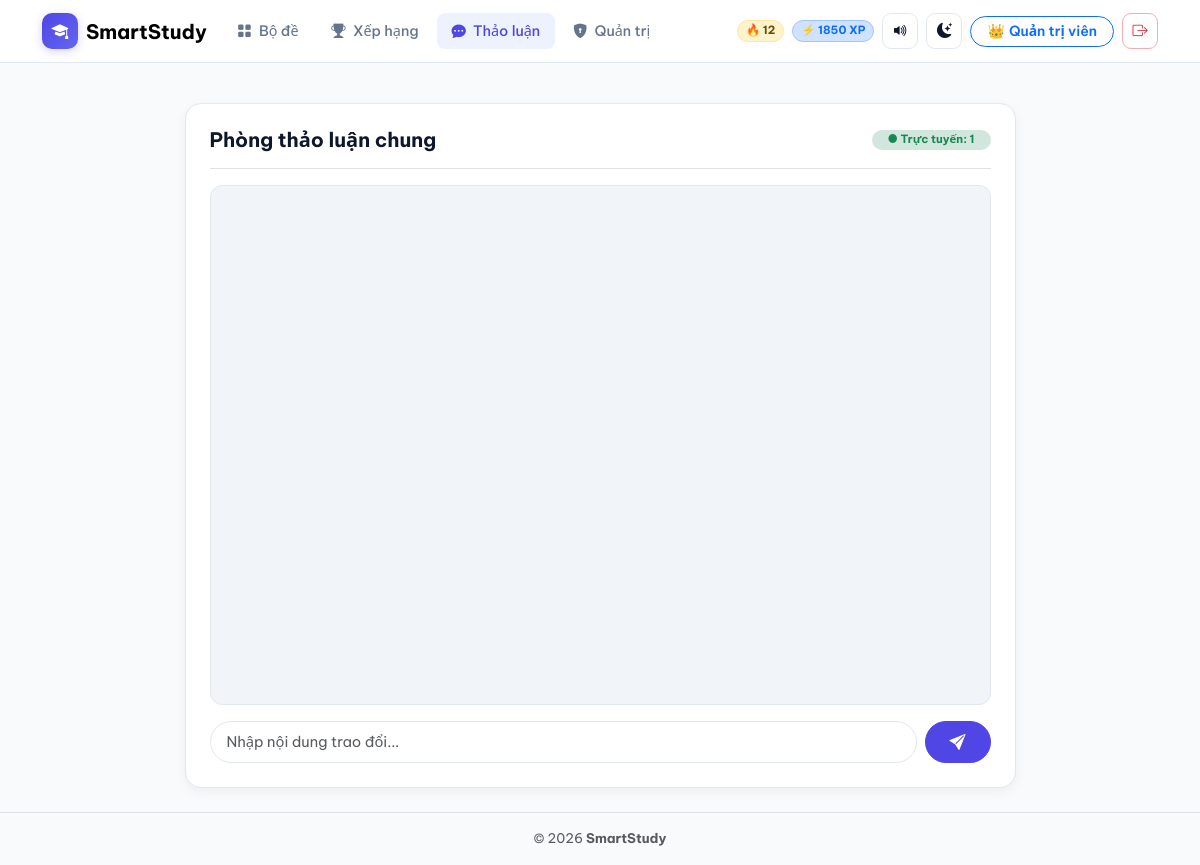
The page /chat (signed in) on the database its author committed.
### models.py (models this page shows, shortened)
class User(UserMixin, db.Model):
    __tablename__ = "users"
    id = db.Column(db.Integer, primary_key=True)
    username = db.Column(db.String(50), unique=True, nullable=False, index=True)
    display_name = db.Column(db.String(80), nullable=False)
    password_hash = db.Column(db.String(256), nullable=False)
    avatar = db.Column(db.String(120), default="🎓")
    role = db.Column(db.String(20), default="user")  # 'user' hoặc 'admin'
    xp = db.Column(db.Integer, default=0)
    streak_days = db.Column(db.Integer, default=0)
    last_study_date = db.Column(db.Date, nullable=True)
    daily_goal = db.Column(db.Integer, default=10)
    questions_done_today = db.Column(db.Integer, default=0)
    total_questions_answered = db.Column(db.Integer, default=0)
    created_at = db.Column(db.DateTime, default=datetime.utcnow)
    attempts = db.relationship("QuizAttempt", backref="user", lazy="dynamic", cascade="all, delete-orphan")
    wrong_questions = db.relationship("WrongQuestion", backref="user", lazy="dynamic", cascade="all, delete-orphan")
    bookmarks = db.relationship("Bookmark", backref="user", lazy="dynamic", cascade="all, delete-orphan")
    badges = db.relationship("UserBadge", backref="user", lazy="dynamic", cascade="all, delete-orphan")
    reviews = db.relationship("Review", backref="user", lazy="dynamic", cascade="all, delete-orphan")
    reports = db.relationship("QuestionReport", backref="user", lazy="dynamic", cascade="all, delete-orphan")
    messages = db.relationship("ChatMessage", backref="user", lazy="dynamic", cascade="all, delete-orphan")

### routes/main.py (the view)
@main_bp.route("/chat")
def chat():
    messages = (
        ChatMessage.query.order_by(ChatMessage.created_at.desc())
        .limit(100)
        .all()
    )
    messages.reverse()
    return render_template("chat.html", messages=messages)

### app.py (called while the page is built)
@login_manager.user_loader
def load_user(user_id):
    return db.session.get(User, int(user_id))

### templates/chat.html (shortened to what this page needs)
{% extends "base.html" %}
{% block content %}
<div class="row justify-content-center">
    <div class="col-lg-9">
        <div class="card-smart p-3 p-md-4">
            <div class="d-flex justify-content-between align-items-center pb-3 mb-3 border-bottom">
                <div>
                    <h1 class="h5 fw-bold mb-0">Phòng thảo luận chung</h1>
                </div>
                <span class="badge bg-success-subtle text-success rounded-pill px-3 py-1">
                    ● Trực tuyến: <span id="onlineCountText">1</span>
                </span>
            </div>
            <div class="chat-box mb-3" id="chatMessagesBox">
            </div>
            {% if current_user.is_authenticated %}
            <form id="chatForm" class="d-flex gap-2">
                <input type="text" id="chatInput" class="form-control rounded-pill px-3"
                       maxlength="300" placeholder="Nhập nội dung trao đổi..." required>
                <button type="submit" class="btn btn-primary rounded-pill px-4 fw-semibold flex-shrink-0">
                    <i class="bi bi-send-fill"></i>
                </button>
            </form>
            {% else %}
            <div class="alert alert-warning rounded-3 mb-0 py-2 text-center small">
                Vui lòng <a href="{{ url_for('auth.login') }}" class="fw-bold">Đăng nhập</a> để tham gia thảo luận.
            </div>
            {% endif %}
        </div>
    </div>
</div>
{% endblock %}

### templates/base.html (shortened to what this page needs)
<!DOCTYPE html>
<html lang="vi" data-bs-theme="light">
<head>
    <link href="https://cdn.jsdelivr.net/npm/bootstrap@5.3.3/dist/css/bootstrap.min.css" rel="stylesheet">
    <link href="https://cdn.jsdelivr.net/npm/bootstrap-icons@1.11.3/font/bootstrap-icons.min.css" rel="stylesheet">
    <link rel="stylesheet" href="{{ url_for('static', filename='css/style.css') }}">
</head>
<body>
    <nav class="navbar navbar-expand-lg navbar-smart sticky-top py-2">
        <div class="container">
            <a class="navbar-brand fw-bold d-flex align-items-center gap-2 m-0" href="{{ url_for('main.index') }}">
                <span class="brand-logo"><i class="bi bi-mortarboard-fill"></i></span>
                <span>SmartStudy</span>
            </a>
            <div class="collapse navbar-collapse d-none d-lg-flex ms-3" id="mainNavbar">
                <ul class="navbar-nav me-auto gap-1">
                    <li class="nav-item">
                        <a class="nav-link nav-pill-link {% if request.endpoint == 'main.index' or 'quiz.' in (request.endpoint or '') %}active{% endif %}" href="{{ url_for('main.index') }}">
                            <i class="bi bi-grid-fill"></i> Bộ đề
                        </a>
                    </li>
                    <li class="nav-item">
                        <a class="nav-link nav-pill-link {% if request.endpoint == 'main.leaderboard' %}active{% endif %}" href="{{ url_for('main.leaderboard') }}">
                            <i class="bi bi-trophy-fill"></i> Xếp hạng
                        </a>
                    </li>
                    <li class="nav-item">
                        <a class="nav-link nav-pill-link {% if request.endpoint == 'main.chat' %}active{% endif %}" href="{{ url_for('main.chat') }}">
                            <i class="bi bi-chat-dots-fill"></i> Thảo luận
                        </a>
                    </li>
                    {% if current_user.is_authenticated and current_user.role == 'admin' %}
                    <li class="nav-item">
                        <a class="nav-link nav-pill-link {% if 'admin.' in (request.endpoint or '') %}active{% endif %}" href="{{ url_for('admin.dashboard') }}">
                            <i class="bi bi-shield-lock-fill"></i> Quản trị
                        </a>
                    </li>
                    {% endif %}
                </ul>
            </div>
            <div class="d-flex align-items-center gap-2 ms-auto">
                {% if current_user.is_authenticated %}
                <span class="badge bg-warning-subtle text-warning-emphasis border border-warning-subtle rounded-pill px-2 py-1 d-none d-sm-inline-flex align-items-center gap-1" title="Chuỗi ngày học">
                    🔥 {{ current_user.streak_days }}
                </span>
                <span class="badge bg-primary-subtle text-primary border border-primary-subtle rounded-pill px-2 py-1 d-inline-flex align-items-center gap-1" title="Điểm kinh nghiệm">
                    ⚡ {{ current_user.xp }} XP
                </span>
                {% endif %}
                <button id="soundToggleBtn" type="button" class="icon-btn" title="Bật/Tắt âm thanh">
                </button>
                <button id="themeToggleBtn" type="button" class="icon-btn" title="Giao diện Sáng/Tối">
                    <i id="themeToggleIcon" class="bi bi-moon-stars-fill"></i>
                </button>
                {% if current_user.is_authenticated %}
                <a href="{{ url_for('main.profile') }}" class="btn btn-sm btn-outline-primary rounded-pill fw-semibold d-none d-md-inline-flex align-items-center gap-1 px-3">
                    <span>{{ current_user.avatar }}</span>
                    <span>{{ current_user.display_name }}</span>
                </a>
                <a href="{{ url_for('auth.logout') }}" class="icon-btn text-danger border-danger-subtle" title="Đăng xuất">
                    <i class="bi bi-box-arrow-right"></i>
                </a>
                {% else %}
                <a href="{{ url_for('auth.login') }}" class="btn btn-sm btn-outline-primary rounded-pill px-3 fw-medium">Đăng nhập</a>
                <a href="{{ url_for('auth.register') }}" class="btn btn-sm btn-primary rounded-pill px-3 fw-medium d-none d-sm-inline-block">Đăng ký</a>
                {% endif %}
            </div>
        </div>
    </nav>
    <main class="container my-3 my-md-4 flex-grow-1">
        {% block content %}{% endblock %}
    </main>
    <footer class="py-3 mt-auto border-top text-center text-muted small desktop-footer">
        <div class="container">
            <span>© 2026 <strong>SmartStudy</strong></span>
        </div>
    </footer>
</body>
</html>

### static/css/style.css (style rules this page uses)
:root { --bg-body: #f8fafc; --bg-card: #ffffff; --bg-subtle: #eef2ff; --bg-muted: #f1f5f9; --text-main: #0f172a; --text-muted: #64748b; --border-color: #e2e8f0; --primary: #4f46e5; --primary-hover: #4338ca; --success-soft: #ecfdf5; --danger-soft: #fef2f2; --warning-soft: #fffbeb; --shadow-xs: 0 1px 2px rgba(15, 23, 42, 0.04); --shadow-sm: 0 4px 12px rgba(15, 23, 42, 0.05); --shadow-md: 0 10px 25px rgba(15, 23, 42, 0.08); --radius-md: 12px; --radius-lg: 16px; --bottom-nav-h: 64px; }
* { -webkit-tap-highlight-color: transparent; }
body { font-family: 'Be Vietnam Pro', system-ui, -apple-system, sans-serif; background-color: var(--bg-body); color: var(--text-main); min-height: 100vh; display: flex; flex-direction: column; font-size: 0.95rem; line-height: 1.55; transition: background-color 0.2s ease, color 0.2s ease; }
.navbar-smart { background-color: rgba(255, 255, 255, 0.9); backdrop-filter: blur(12px); -webkit-backdrop-filter: blur(12px); border-bottom: 1px solid var(--border-color); }
.brand-logo { width: 36px; height: 36px; border-radius: 10px; background: linear-gradient(135deg, var(--primary), #6366f1); color: #fff; display: inline-flex; align-items: center; justify-content: center; font-size: 1.05rem; box-shadow: 0 2px 8px rgba(79, 70, 229, 0.25); }
.nav-pill-link { padding: 0.45rem 0.9rem !important; border-radius: 8px; color: var(--text-muted) !important; font-weight: 500; font-size: 0.9rem; transition: all 0.15s ease; display: inline-flex; align-items: center; gap: 0.45rem; }
.nav-pill-link:hover, .nav-pill-link.active { color: var(--primary) !important; background-color: var(--bg-subtle); }
.icon-btn { width: 36px; height: 36px; border-radius: 9px; border: 1px solid var(--border-color); background-color: var(--bg-card); color: var(--text-main); display: inline-flex; align-items: center; justify-content: center; transition: all 0.15s ease; cursor: pointer; }
.card-smart { background-color: var(--bg-card); border: 1px solid var(--border-color); border-radius: var(--radius-lg); box-shadow: var(--shadow-sm); transition: transform 0.18s ease, box-shadow 0.18s ease, border-color 0.18s ease; }
.btn-primary { background-color: var(--primary); border-color: var(--primary); }
.form-control, .form-select { border-color: var(--border-color); background-color: var(--bg-card); color: var(--text-main); border-radius: 10px; padding: 0.55rem 0.9rem; font-size: 0.92rem; }
.chat-box { height: calc(100vh - 280px); min-height: 360px; max-height: 540px; overflow-y: auto; padding: 14px; background-color: var(--bg-muted); border-radius: var(--radius-md); border: 1px solid var(--border-color); }

### rows shown on the page
User: streak_days "12", xp "1850", avatar "👑", display_name "Quản trị viên"
